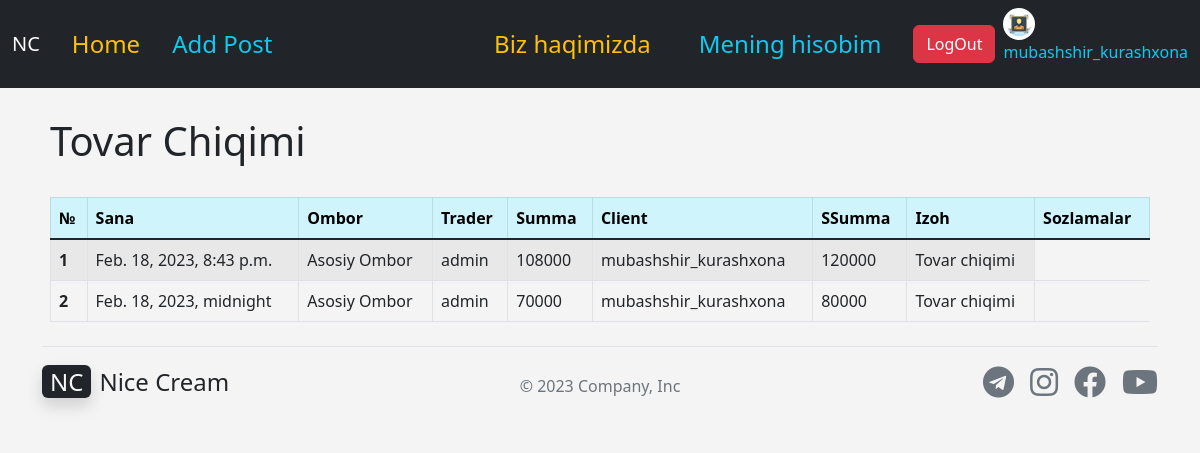
The page /products/out_product_list/ (signed in) on the database as committed earlier.
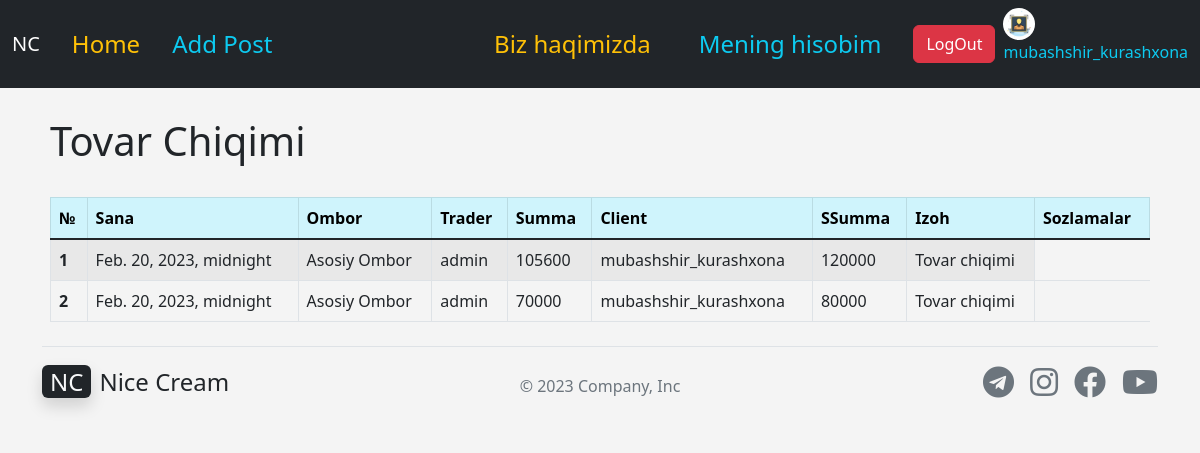
The same page on the database as committed later.
### apps/products/models.py (models this page shows, shortened)
class OutProduct(models.Model):
    out_date = models.DateTimeField('Sana',)
    trader = models.ForeignKey(User, blank=True, null=True, on_delete= models.CASCADE, related_name="buyer_seller", limit_choices_to ={'user_type':'PR'})
    client = models.ForeignKey(User, blank=True, null=True, on_delete= models.CASCADE, related_name="shopkeeper", limit_choices_to ={'user_type':'CL'})
    warehouse = models.ForeignKey(Warehouse, blank=True, null=True, on_delete= models.CASCADE)
    product = models.ForeignKey(Product, blank=True, null=True, on_delete= models.CASCADE)
    quantity = models.IntegerField('Soni',  )
    body_price = models.IntegerField('Tannarxi',  )
    body_summa = models.IntegerField('TanSumma',  )
    price = models.IntegerField('Narxi',  )
    summa = models.IntegerField('Summa',  )
    shop_price = models.IntegerField('Snarxi',  )
    shop_summa = models.IntegerField('Ssumma', )
    profit = models.IntegerField('Foyda', )
    sprofit = models.IntegerField('Sfoyda', )
    comment = models.TextField(blank=True, null=True, default='Tovar chiqimi',)

class Warehouse(models.Model):
    name = models.CharField('Ombor Nomi', max_length=50)
    warehouse_size = models.FloatField(blank=True, null=True,)
    def __str__(self):
        return self.name

### apps/accounts/models.py (models this page shows)
class User(AbstractUser):
    USER_TYPE_CHOICES = (
        ('PR', 'Provider'),
        ('CL', 'Client'),
    )
    username = models.CharField(max_length=255,unique=True,)
    first_name = models.CharField(max_length=255, blank=True, null=True)
    last_name = models.CharField(max_length=255, blank=True, null=True)
    phone = models.CharField(max_length=50, blank=True, null=True)
    email = models.EmailField(verbose_name='email address', blank=True, max_length=255, null=True)
    activated_date = models.DateTimeField(blank=True, null=True)
    balance = models.IntegerField(default=0)
    image = models.ImageField(default='user4.png',upload_to='images/', blank=True, null=True)
    address = models.CharField(max_length=255, blank=True, null=True)
    is_active = models.BooleanField(default=True)
    is_staff = models.BooleanField(default=False)
    is_superuser = models.BooleanField(default=False)
    user_type = models.CharField(max_length=50,choices=USER_TYPE_CHOICES, default='PR')
    def __str__(self):
        return self.username

### apps/products/views.py (the view)
# urls.py: path('out_product_list/', views.out_product_list, name='out_product_list'),
def out_product_list(request):
    out_product_list = OutProduct.objects.all().order_by('-out_date')
    return render(request, 'products/out_product_list.html', {
        'out_product_list' : out_product_list,
    })

### apps/products/templates/products/out_product_list.html (shortened to what this page needs)
{% extends 'base.html' %}
{% block content %}
<br>
<h1>Tovar Chiqimi</h1> <br>
<table class="table table-striped table-hover table-bordered">
    <thead class="table-info">
      <tr>
        <th scope="col">№</th>
        <th scope="col">Sana</th>
        <th scope="col">Ombor</th>
        <th scope="col">Trader</th>
        <th scope="col">Summa</th>
        <th scope="col">Client</th>
        <th scope="col">SSumma</th>
        <th scope="col">Izoh</th>
        <th scope="col">Sozlamalar</th>
      </tr>
    </thead>
    <tbody class="table-group-divider">
      {% for product in out_product_list %}
      <tr>
        <th scope="row">{{ forloop.counter }}</th>
        <td>{{ product.out_date }}</td>
        <td>{{ product.warehouse }}</td>
        <td>{{ product.trader }}</td>
        <td>{{ product.summa }}</td>
        <td>{{ product.client }}</td>
        <td>{{ product.shop_summa }}</td>
        <td>{{ product.comment }}</td>
      </tr>
      {% endfor %}
    </tbody>
  </table>
{% endblock content %}

Rows that differ between the two databases and show on the page:
removed OutProduct: out_date "Feb. 18, 2023, 8:43 p.m.", warehouse "Asosiy Ombor", trader "admin", summa "108000", client "mubashshir_kurashxona", shop_summa "120000", comment "Tovar chiqimi"
removed OutProduct: out_date "Feb. 18, 2023, midnight", warehouse "Asosiy Ombor", trader "admin", summa "70000", client "mubashshir_kurashxona", shop_summa "80000", comment "Tovar chiqimi"
added OutProduct: out_date "Feb. 20, 2023, midnight", warehouse "Asosiy Ombor", trader "admin", summa "105600", client "mubashshir_kurashxona", shop_summa "120000", comment "Tovar chiqimi"
added OutProduct: out_date "Feb. 20, 2023, midnight", warehouse "Asosiy Ombor", trader "admin", summa "70000", client "mubashshir_kurashxona", shop_summa "80000", comment "Tovar chiqimi"
